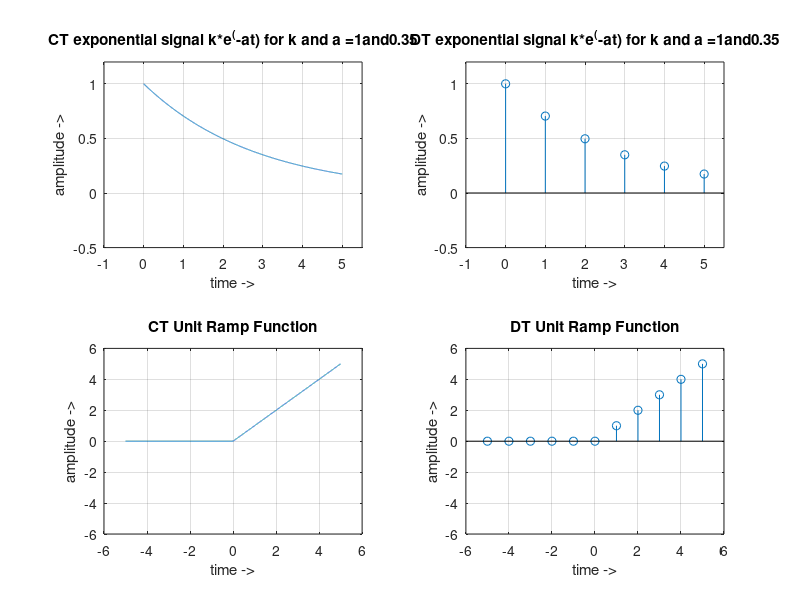

Recreate this plot in MATLAB.
%NAME:Pande Aditya
%Roll No: 22251
%Date:
%Title:plotting continous time graphs

clc;
clear all;
close all;


K =1;
dt=0.001;
duration = 5;
a=0.35;
t = 0:dt:duration ; %time axis
x = K *exp(-a*t);
subplot(2,2,1);
plot(t,x);
grid on;
axis([-1 5.5 -0.5 1.2])
xlabel('time ->');
ylabel('amplitude ->');
title(['CT exponential signal k*e^(-at) for k and a =' num2str(K) 'and' num2str(a)]);



dt=0.001;
t1 = -5:dt:0-dt ; %time axis
t2 =0:dt:5;
a=zeros(1,length(t1));
b=t2;
t=[t1 t2];
x=[a b];

subplot(2,2,3);
plot(t,x);
grid on;
axis([-6 6 -6 6])
xlabel('time ->');
ylabel('amplitude ->');
title(['CT Unit Ramp Function' ]);


K =1;
dt=1;
duration = 5;
a=0.35;
t = 0:dt:duration ; %time axis
x = K *exp(-a*t);
subplot(2,2,2);
stem(t,x);
grid on;
axis([-1 5.5 -0.5 1.2])
xlabel('time ->');
ylabel('amplitude ->');
title(['DT exponential signal k*e^(-at) for k and a =' num2str(K) 'and' num2str(a)]);


dt=1;
t1 = -5:dt:0-dt ; %time axis
t2 =0:dt:5;
a=zeros(1,length(t1));
b=t2;
t=[t1 t2];
x=[a b];

subplot(2,2,4);
stem(t,x);
grid on;
axis([-6 6 -6 6])
xlabel('time ->');
ylabel('amplitude ->');
title(['DT Unit Ramp Function' ]);


